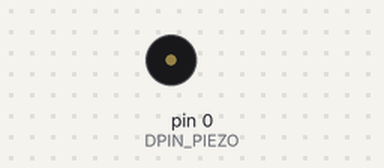
A sketch run on a simulated Arduino Uno, built with avr-gcc and run on an emulated ATmega328P. Parts: buzzer (waves = sounding).

Above: at 0.16 s.
At 38.03 s:
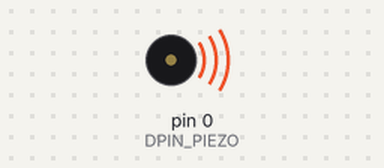
Timing chart, 0 to 40.0 s (numbered marks = the images above):
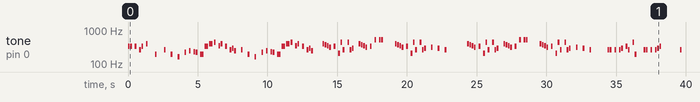

Measured:
- by itself, tone on pin 0 (DPIN_PIEZO): plays 330 Hz for 0.13 s, 330 Hz for 0.13 s, 330 Hz for 0.13 s, 262 Hz for 0.13 s, 330 Hz for 0.13 s, 392 Hz for 0.13 s … (123 notes in this stretch)

The sketch:

annoy_piezo_mario_overworld.ino
```cpp
/*******************************
* Name    : annoy_piezo_mario_overworld.ino
* Author  : Mike Malburg
* Purpose : Plays the first part of the overworld mario theme at random intervals (Annoy-o-tron style)
* Notes   : Special thanks to Joseph Karam for posting the notes to the overworld theme:
*           http://www.mariopiano.com/mario-sheet-music-overworld-main-theme.html
*******************************/
// Available Notes
#define NOTE_B0  31
#define NOTE_C1  33
#define NOTE_CS1 35
#define NOTE_D1  37
#define NOTE_DS1 39
#define NOTE_E1  41
#define NOTE_F1  44
#define NOTE_FS1 46
#define NOTE_G1  49
#define NOTE_GS1 52
#define NOTE_A1  55
#define NOTE_AS1 58
#define NOTE_B1  62
#define NOTE_C2  65
#define NOTE_CS2 69
#define NOTE_D2  73
#define NOTE_DS2 78
#define NOTE_E2  82
#define NOTE_F2  87
#define NOTE_FS2 93
#define NOTE_G2  98
#define NOTE_GS2 104
#define NOTE_A2  110
#define NOTE_AS2 117
#define NOTE_B2  123
#define NOTE_C3  131
#define NOTE_CS3 139
#define NOTE_D3  147
#define NOTE_DS3 156
#define NOTE_E3  165
#define NOTE_F3  175
#define NOTE_FS3 185
#define NOTE_G3  196
#define NOTE_GS3 208
#define NOTE_A3  220
#define NOTE_AS3 233
#define NOTE_B3  247
#define NOTE_C4  262
#define NOTE_CS4 277
#define NOTE_D4  294
#define NOTE_DS4 311
#define NOTE_E4  330
#define NOTE_F4  349
#define NOTE_FS4 370
#define NOTE_G4  392
#define NOTE_GS4 415
#define NOTE_A4  440
#define NOTE_AS4 466
#define NOTE_B4  494
#define NOTE_C5  523
#define NOTE_CS5 554
#define NOTE_D5  587
#define NOTE_DS5 622
#define NOTE_E5  659
#define NOTE_F5  698
#define NOTE_FS5 740
#define NOTE_G5  784
#define NOTE_GS5 831
#define NOTE_A5  880
#define NOTE_AS5 932
#define NOTE_B5  988
#define NOTE_C6  1047
#define NOTE_CS6 1109
#define NOTE_D6  1175
#define NOTE_DS6 1245
#define NOTE_E6  1319
#define NOTE_F6  1397
#define NOTE_FS6 1480
#define NOTE_G6  1568
#define NOTE_GS6 1661
#define NOTE_A6  1760
#define NOTE_AS6 1865
#define NOTE_B6  1976
#define NOTE_C7  2093
#define NOTE_CS7 2217
#define NOTE_D7  2349
#define NOTE_DS7 2489
#define NOTE_E7  2637
#define NOTE_F7  2794
#define NOTE_FS7 2960
#define NOTE_G7  3136
#define NOTE_GS7 3322
#define NOTE_A7  3520
#define NOTE_AS7 3729
#define NOTE_B7  3951
#define NOTE_C8  4186
#define NOTE_CS8 4435
#define NOTE_D8  4699
#define NOTE_DS8 4978

// Constants
const int DPIN_PIEZO = 0;
const long ANNOY_MIN_SEC = (60 * 4);
const long ANNOY_MAX_SEC = (60 * 20);


// Mario Overworld Theme

// Page: 1
int Melody_Intro[] =
{
  NOTE_E4, NOTE_E4, 0, NOTE_E4,
  0, NOTE_C4, NOTE_E4, 0,
  NOTE_G4, 0, 0,
  NOTE_G3, 0, 0,

};
int NoteDurations_Intro[] =
{
  8, 8, 8, 8,
  8, 8, 8, 8,
  8, 4, 8,
  8, 4, 8,
};

int Melody_Refrain[] =
{
  // Refrain
  NOTE_C4, 0, NOTE_G3,
  0, NOTE_E3, 0,
  NOTE_A3, 0, NOTE_B3,
  0, NOTE_AS3, NOTE_A3, 0,

  NOTE_G3, NOTE_E4, NOTE_G4,
  NOTE_A4, 0, NOTE_F4, NOTE_G4,
  0, NOTE_E4, 0, NOTE_C4,
  NOTE_D4, NOTE_B3, 0
};
int NoteDurations_Refrain[] =
{
  8, 4, 8,
  4, 8, 4,
  8, 8, 8,
  8, 8, 8, 8,

  4, 4, 4,
  8, 8, 8, 8,
  8, 8, 8, 8,
  8, 8, 4
};


// Pages: 2 - 3
int Melody_Part2_1[] =
{
    0, NOTE_G4, NOTE_FS4,
    NOTE_F4, NOTE_DS4, 0, NOTE_E4,
    0, NOTE_GS3, NOTE_A4, NOTE_C4,
    0, NOTE_A4, NOTE_C4, NOTE_D4,
};
int NoteDurations_Part2_1[] =
{
  4, 8, 8,
  8, 8, 8, 8,
  8, 8, 8, 8,
  8, 8, 8, 8,
};

int Melody_Part2_2[] =
{
    0, NOTE_G4, NOTE_FS4,
    NOTE_F4, NOTE_DS4, 0, NOTE_E4,
    0, NOTE_C5, 0, NOTE_C5,
    NOTE_C5, 0, 0,

};
int NoteDurations_Part2_2[] =
{
  4, 8, 8,
  8, 8, 8, 8,
  8, 8, 8, 8,
  8, 8, 4
};

int Melody_Part2_3[] =
{
  0, NOTE_DS4, 0,
  0, NOTE_D4, 0,
  NOTE_C4, 0, 0,
  0
};
int NoteDurations_Part2_3[] =
{
  4, 8, 8,
  8, 8, 4,
  8, 8, 4,
  2
};


// Page 4
int Melody_Part3_1[] =
{
  NOTE_C4, NOTE_C4, 0, NOTE_C4,
  0, NOTE_C4, NOTE_D4, 0,
  NOTE_E4, NOTE_C4, 0, NOTE_A4,
  NOTE_G3, 0, 0,

  NOTE_C4, NOTE_C4, 0, NOTE_C4,
  0, NOTE_C4, NOTE_D4, NOTE_E4,
  0,

  /*
  NOTE_C4, NOTE_C4, 0, NOTE_C4,
  0, NOTE_C4, NOTE_D4, 0,
  NOTE_E4, NOTE_C4, 0, NOTE_A4,
  NOTE_G4, 0, 0,

  NOTE_E4, NOTE_E4, 0, NOTE_E4,
  0, NOTE_C4, NOTE_E4, 0,
  NOTE_G4, 0, 0,
  NOTE_G3, 0, 0,
  */
};
int NoteDurations_Part3_1[] =
{
  8, 8, 8, 8,
  8, 8, 8, 8,
  8, 8, 8, 8,
  8, 8, 4,

  8, 8, 8, 8,
  8, 8, 8, 8,
  1,

/*
  8, 8, 8, 8,
  8, 8, 8, 8,
  8, 8, 8, 8,
  8, 8, 4,

  8, 8, 8, 8,
  8, 8, 8, 8,
  8, 8, 4,
  8, 8, 4,
  */


};


// Play a melody
void playMelody(int pin, int* melody, int* noteDurations, int numNotes)
{
  int iNumNotes;
  int iNoteDurationMs;
  int iPauseBetweenNotesMs;

  for (int thisNote = 0; thisNote < numNotes; thisNote++)
  {
    iNoteDurationMs = (1000 / noteDurations[thisNote]);
    iPauseBetweenNotesMs = (iNoteDurationMs * 1.30);

    tone(pin, melody[thisNote], iNoteDurationMs);
    delay(iPauseBetweenNotesMs);
    noTone(pin);
  }
}

void setup()
{
  pinMode(DPIN_PIEZO, OUTPUT);
//  Serial.begin(9600);
}

void loop()
{
  int iNumNotes;
  long nDelay;

  // Intro
  iNumNotes = (sizeof(Melody_Intro) / sizeof(Melody_Intro[0]));
  playMelody(DPIN_PIEZO, Melody_Intro, NoteDurations_Intro, iNumNotes);


//  Serial.println("Intro done");

  for(int j=0; j < 2; j++)
  {
    // Refrain

    for(int i = 0; i < 2; i++)
    {
      iNumNotes = (sizeof(Melody_Refrain) / sizeof(Melody_Refrain[0]));
//    Serial.println("Refrain size:");
//    Serial.println(iNumNotes);
      playMelody(DPIN_PIEZO, Melody_Refrain, NoteDurations_Refrain, iNumNotes);
    }


    // Part 2
    for(int i = 0; i < 2; i++)
    {
      iNumNotes = (sizeof(Melody_Part2_1) / sizeof(Melody_Part2_1[0]));
//    Serial.println("Melody_Part2_1 size:");
//    Serial.println(iNumNotes);
      playMelody(DPIN_PIEZO, Melody_Part2_1, NoteDurations_Part2_1, iNumNotes);

      iNumNotes = (sizeof(Melody_Part2_2) / sizeof(Melody_Part2_2[0]));
//    Serial.println("Melody_Part2_2 size:");
//    Serial.println(iNumNotes);
      playMelody(DPIN_PIEZO, Melody_Part2_2, NoteDurations_Part2_2, iNumNotes);

      iNumNotes = (sizeof(Melody_Part2_1) / sizeof(Melody_Part2_1[0]));
//    Serial.println("Melody_Part2_1 size:");
//    Serial.println(iNumNotes);
      playMelody(DPIN_PIEZO, Melody_Part2_1, NoteDurations_Part2_1, iNumNotes);


      iNumNotes = (sizeof(Melody_Part2_3) / sizeof(Melody_Part2_3[0]));
//    Serial.println("Melody_Part2_3 size:");
//    Serial.println(iNumNotes);
      playMelody(DPIN_PIEZO, Melody_Part2_3, NoteDurations_Part2_3, iNumNotes);

    }


    // Part 3
    iNumNotes = (sizeof(Melody_Part3_1) / sizeof(Melody_Part3_1[0]));
//    Serial.println("Melody_Part3_1 size:");
//    Serial.println(iNumNotes);
    playMelody(DPIN_PIEZO, Melody_Part3_1, NoteDurations_Part3_1, iNumNotes);

  }


delay(3000);

  /*
  randomSeed(analogRead(0));

  nDelay = random(ANNOY_MIN_SEC, ANNOY_MAX_SEC) * 1000;
  //Serial.println(nDelay);

  delay(nDelay);
  */

}
```
